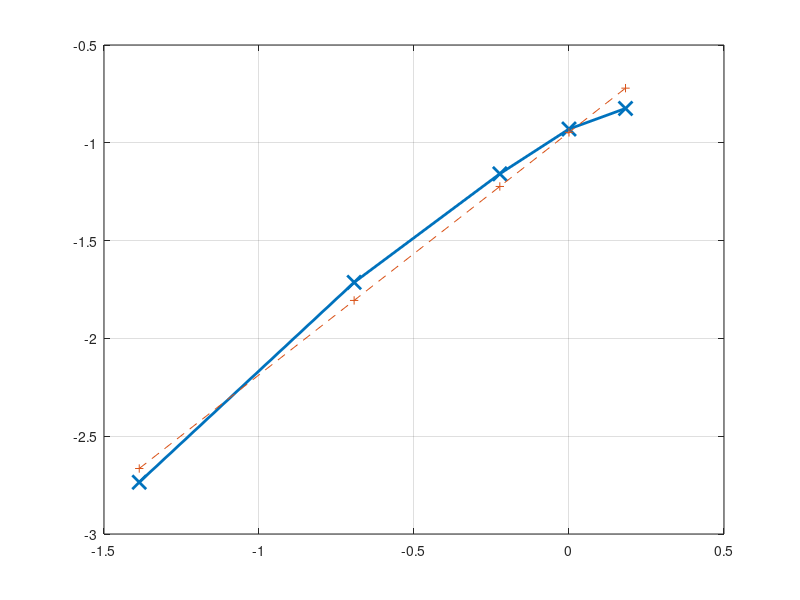

Here is the MATLAB script that generated this plot:
close all
clear
clc

rho = 1;
sigma = 71.97;
g = 980;

%Ro = 0.083 cm
Bo_Ro_083 = rho*g*.083^2/sigma;

densidades_Ro_083 = [.25 .5 .8 1 1.2];
D_Ro_083 = densidades_Ro_083;

Velocities_Ro_083 = [7.5 12.5 16.5 18.5 19.5];
We_Ro_083 =rho*.083*Velocities_Ro_083.^2/sigma;

figure
plot(log(D_Ro_083),log(We_Ro_083),'-x','LineWidth',2,'MarkerSize',10)
grid on
hold on
coeffs = polyfit(log(D_Ro_083),log(We_Ro_083),1)
plot(log(D_Ro_083),coeffs(1)*log(D_Ro_083)+coeffs(2),'--+')

A1 = exp(coeffs(2))/(Bo_Ro_083^1.79)


%rhoS = 1.2

